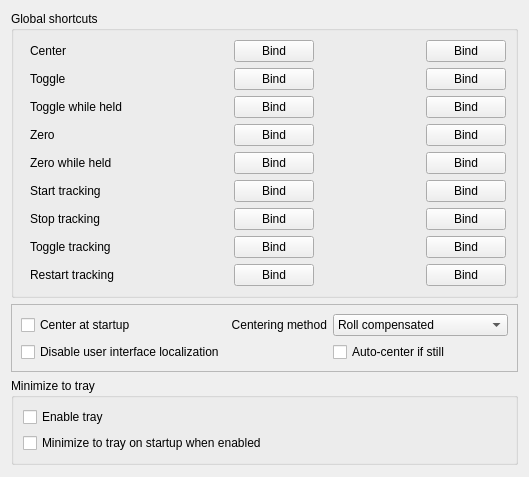
     <widget class="QWidget" name="tab">
      <attribute name="title">
       <string>Shortcuts</string>
      </attribute>
      <layout class="QVBoxLayout" name="verticalLayout">
       <item alignment="Qt::AlignmentFlag::AlignTop">
        <widget class="QGroupBox" name="groupBox">
         <property name="title">
          <string>Global shortcuts</string>
         </property>
         <layout class="QGridLayout" name="gridLayout_8">
          <property name="leftMargin">
           <number>16</number>
          </property>
          <item row="1" column="1">
           <widget class="QLabel" name="toggle_text">
            <property name="sizePolicy">
             <sizepolicy hsizetype="Minimum" vsizetype="Maximum">
              <horstretch>255</horstretch>
              <verstretch>0</verstretch>
             </sizepolicy>
            </property>
            <property name="minimumSize">
             <size>
              <width>100</width>
              <height>0</height>
             </size>
            </property>
            <property name="text">
             <string/>
            </property>
           </widget>
          </item>
          <item row="0" column="0">
           <widget class="QLabel" name="_textLabel2_3">
            <property name="sizePolicy">
             <sizepolicy hsizetype="Maximum" vsizetype="Maximum">
              <horstretch>0</horstretch>
              <verstretch>0</verstretch>
             </sizepolicy>
            </property>
            <property name="cursor">
             <cursorShape>WhatsThisCursor</cursorShape>
            </property>
            <property name="toolTip">
             <string>Use current tracker pose as looking perfectly forward.</string>
            </property>
            <property name="text">
             <string>Center</string>
            </property>
            <property name="wordWrap">
             <bool>false</bool>
            </property>
           </widget>
          </item>
          <item row="7" column="4">
           <widget class="QPushButton" name="bind_toggle_tracking_2">
            <property name="sizePolicy">
             <sizepolicy hsizetype="Maximum" vsizetype="Maximum">
              <horstretch>0</horstretch>
              <verstretch>0</verstretch>
             </sizepolicy>
            </property>
            <property name="text">
             <string>Bind</string>
            </property>
           </widget>
          </item>
          <item row="8" column="3">
           <widget class="QLabel" name="restart_tracking_text_2">
            <property name="sizePolicy">
             <sizepolicy hsizetype="Minimum" vsizetype="Maximum">
              <horstretch>255</horstretch>
              <verstretch>0</verstretch>
             </sizepolicy>
            </property>
            <property name="minimumSize">
             <size>
              <width>100</width>
              <height>0</height>
             </size>
            </property>
            <property name="text">
             <string/>
            </property>
           </widget>
          </item>
          <item row="8" column="4">
           <widget class="QPushButton" name="bind_restart_tracking_2">
            <property name="sizePolicy">
             <sizepolicy hsizetype="Maximum" vsizetype="Maximum">
              <horstretch>0</horstretch>
              <verstretch>0</verstretch>
             </sizepolicy>
            </property>
            <property name="text">
             <string>Bind</string>
            </property>
           </widget>
          </item>
          <item row="5" column="0">
           <widget class="QLabel" name="_textLabel2_7">
            <property name="sizePolicy">
             <sizepolicy hsizetype="Maximum" vsizetype="Maximum">
              <horstretch>0</horstretch>
              <verstretch>0</verstretch>
             </sizepolicy>
            </property>
            <property name="text">
             <string>Start tracking</string>
            </property>
            <property name="wordWrap">
             <bool>false</bool>
            </property>
           </widget>
          </item>
          <item row="6" column="2">
           <widget class="QPushButton" name="bind_stop">
            <property name="sizePolicy">
             <sizepolicy hsizetype="Maximum" vsizetype="Maximum">
              <horstretch>0</horstretch>
              <verstretch>0</verstretch>
             </sizepolicy>
            </property>
            <property name="text">
             <string>Bind</string>
            </property>
           </widget>
          </item>
          <item row="7" column="1">
           <widget class="QLabel" name="toggle_tracking_text">
            <property name="sizePolicy">
             <sizepolicy hsizetype="Minimum" vsizetype="Maximum">
              <horstretch>255</horstretch>
              <verstretch>0</verstretch>
             </sizepolicy>
            </property>
            <property name="minimumSize">
             <size>
              <width>100</width>
              <height>0</height>
             </size>
            </property>
            <property name="text">
             <string/>
            </property>
           </widget>
          </item>
          <item row="0" column="1">
           <widget class="QLabel" name="center_text">
            <property name="sizePolicy">
             <sizepolicy hsizetype="Minimum" vsizetype="Maximum">
              <horstretch>255</horstretch>
              <verstretch>0</verstretch>
             </sizepolicy>
            </property>
            <property name="minimumSize">
             <size>
              <width>100</width>
              <height>0</height>
             </size>
            </property>
            <property name="text">
             <string/>
            </property>
           </widget>
          </item>
          <item row="6" column="0">
           <widget class="QLabel" name="_textLabel2_8">
            <property name="sizePolicy">
             <sizepolicy hsizetype="Maximum" vsizetype="Maximum">
              <horstretch>0</horstretch>
              <verstretch>0</verstretch>
             </sizepolicy>
            </property>
            <property name="text">
             <string>Stop tracking</string>
            </property>
            <property name="wordWrap">
             <bool>false</bool>
            </property>
           </widget>
          </item>
          <item row="3" column="1">
           <widget class="QLabel" name="zero_text">
            <property name="sizePolicy">
             <sizepolicy hsizetype="Minimum" vsizetype="Maximum">
              <horstretch>255</horstretch>
              <verstretch>0</verstretch>
             </sizepolicy>
            </property>
            <property name="minimumSize">
             <size>
              <width>100</width>
              <height>0</height>
             </size>
            </property>
            <property name="text">
             <string/>
            </property>
           </widget>
          </item>
          <item row="3" column="0">
           <widget class="QLabel" name="_textLabel2_6">
            <property name="sizePolicy">
             <sizepolicy hsizetype="Maximum" vsizetype="Maximum">
              <horstretch>0</horstretch>
              <verstretch>0</verstretch>
             </sizepolicy>
            </property>
            <property name="cursor">
             <cursorShape>WhatsThisCursor</cursorShape>
            </property>
            <property name="toolTip">
             <string>Keep looking forward until next zero keypress.</string>
            </property>
            <property name="text">
             <string>Zero</string>
            </property>
            <property name="wordWrap">
             <bool>false</bool>
            </property>
           </widget>
          </item>
          <item row="1" column="0">
           <widget class="QLabel" name="_textLabel2_5">
            <property name="sizePolicy">
             <sizepolicy hsizetype="Maximum" vsizetype="Maximum">
              <horstretch>0</horstretch>
              <verstretch>0</verstretch>
             </sizepolicy>
            </property>
            <property name="cursor">
             <cursorShape>WhatsThisCursor</cursorShape>
            </property>
            <property name="toolTip">
             <string>Freeze the position returned by the tracker while this mode is active.</string>
            </property>
            <property name="text">
             <string>Toggle</string>
            </property>
            <property name="wordWrap">
             <bool>false</bool>
            </property>
           </widget>
          </item>
          <item row="4" column="0">
           <widget class="QLabel" name="_label_28">
            <property name="sizePolicy">
             <sizepolicy hsizetype="Maximum" vsizetype="Maximum">
              <horstretch>0</horstretch>
              <verstretch>0</verstretch>
             </sizepolicy>
            </property>
            <property name="cursor">
             <cursorShape>WhatsThisCursor</cursorShape>
            </property>
            <property name="toolTip">
             <string>Keep looking forward while the key is pressed.</string>
            </property>
            <property name="text">
             <string>Zero while held</string>
            </property>
           </widget>
          </item>
          <item row="0" column="2">
           <widget class="QPushButton" name="bind_center">
            <property name="sizePolicy">
             <sizepolicy hsizetype="Maximum" vsizetype="Maximum">
              <horstretch>0</horstretch>
              <verstretch>0</verstretch>
             </sizepolicy>
            </property>
            <property name="text">
             <string>Bind</string>
            </property>
           </widget>
          </item>
          <item row="2" column="1">
           <widget class="QLabel" name="toggle_held_text">
            <property name="sizePolicy">
             <sizepolicy hsizetype="Minimum" vsizetype="Maximum">
              <horstretch>255</horstretch>
              <verstretch>0</verstretch>
             </sizepolicy>
            </property>
            <property name="minimumSize">
             <size>
              <width>100</width>
              <height>0</height>
             </size>
            </property>
            <property name="text">
             <string/>
            </property>
           </widget>
          </item>
          <item row="4" column="1">
           <widget class="QLabel" name="zero_held_text">
            <property name="sizePolicy">
             <sizepolicy hsizetype="Minimum" vsizetype="Maximum">
              <horstretch>255</horstretch>
              <verstretch>0</verstretch>
             </sizepolicy>
            </property>
            <property name="minimumSize">
             <size>
              <width>100</width>
              <height>0</height>
             </size>
            </property>
            <property name="text">
             <string/>
            </property>
           </widget>
          </item>
          <item row="2" column="2">
           <widget class="QPushButton" name="bind_toggle_held">
            <property name="sizePolicy">
             <sizepolicy hsizetype="Maximum" vsizetype="Maximum">
              <horstretch>0</horstretch>
              <verstretch>0</verstretch>
             </sizepolicy>
            </property>
            <property name="text">
             <string>Bind</string>
            </property>
           </widget>
          </item>
          <item row="4" column="2">
           <widget class="QPushButton" name="bind_zero_held">
            <property name="sizePolicy">
             <sizepolicy hsizetype="Maximum" vsizetype="Maximum">
              <horstretch>0</horstretch>
              <verstretch>0</verstretch>
             </sizepolicy>
            </property>
            <property name="text">
             <string>Bind</string>
            </property>
           </widget>
          </item>
          <item row="8" column="0">
           <widget class="QLabel" name="_textLabel2_10">
            <property name="sizePolicy">
             <sizepolicy hsizetype="Maximum" vsizetype="Maximum">
              <horstretch>0</horstretch>
              <verstretch>0</verstretch>
             </sizepolicy>
            </property>
            <property name="text">
             <string>Restart tracking</string>
            </property>
            <property name="wordWrap">
             <bool>false</bool>
            </property>
           </widget>
          </item>
          <item row="8" column="1">
           <widget class="QLabel" name="restart_tracking_text">
            <property name="sizePolicy">
             <sizepolicy hsizetype="Minimum" vsizetype="Maximum">
              <horstretch>255</horstretch>
              <verstretch>0</verstretch>
             </sizepolicy>
            </property>
            <property name="minimumSize">
             <size>
              <width>100</width>
              <height>0</height>
             </size>
            </property>
            <property name="text">
             <string/>
            </property>
           </widget>
          </item>
          <item row="2" column="0">
           <widget class="QLabel" name="_label_27">
            <property name="sizePolicy">
             <sizepolicy hsizetype="Maximum" vsizetype="Maximum">
              <horstretch>0</horstretch>
              <verstretch>0</verstretch>
             </sizepolicy>
            </property>
            <property name="cursor">
             <cursorShape>WhatsThisCursor</cursorShape>
            </property>
            <property name="toolTip">
             <string>Freeze the pose like Toggle, except only while they key is still pressed.</string>
            </property>
            <property name="text">
             <string>Toggle while held</string>
            </property>
           </widget>
          </item>
          <item row="8" column="2">
           <widget class="QPushButton" name="bind_restart_tracking">
            <property name="sizePolicy">
             <sizepolicy hsizetype="Maximum" vsizetype="Maximum">
              <horstretch>0</horstretch>
              <verstretch>0</verstretch>
             </sizepolicy>
            </property>
            <property name="text">
             <string>Bind</string>
            </property>
           </widget>
          </item>
          <item row="7" column="2">
           <widget class="QPushButton" name="bind_toggle_tracking">
            <property name="sizePolicy">
             <sizepolicy hsizetype="Maximum" vsizetype="Maximum">
              <horstretch>0</horstretch>
              <verstretch>0</verstretch>
             </sizepolicy>
            </property>
            <property name="text">
             <string>Bind</string>
            </property>
           </widget>
          </item>
          <item row="7" column="0">
           <widget class="QLabel" name="_textLabel2_9">
            <property name="sizePolicy">
             <sizepolicy hsizetype="Maximum" vsizetype="Maximum">
              <horstretch>0</horstretch>
              <verstretch>0</verstretch>
             </sizepolicy>
            </property>
            <property name="text">
             <string>Toggle tracking</string>
            </property>
            <property name="wordWrap">
             <bool>false</bool>
            </property>
           </widget>
          </item>
          <item row="5" column="2">
           <widget class="QPushButton" name="bind_start">
            <property name="sizePolicy">
             <sizepolicy hsizetype="Maximum" vsizetype="Maximum">
              <horstretch>0</horstretch>
              <verstretch>0</verstretch>
             </sizepolicy>
            </property>
            <property name="text">
             <string>Bind</string>
            </property>
           </widget>
          </item>
          <item row="1" column="2">
           <widget class="QPushButton" name="bind_toggle">
            <property name="sizePolicy">
             <sizepolicy hsizetype="Maximum" vsizetype="Maximum">
              <horstretch>0</horstretch>
              <verstretch>0</verstretch>
             </sizepolicy>
            </property>
            <property name="text">
             <string>Bind</string>
            </property>
           </widget>
          </item>
          <item row="5" column="1">
           <widget class="QLabel" name="start_tracking_text">
            <property name="sizePolicy">
             <sizepolicy hsizetype="Minimum" vsizetype="Maximum">
              <horstretch>255</horstretch>
              <verstretch>0</verstretch>
             </sizepolicy>
            </property>
            <property name="minimumSize">
             <size>
              <width>100</width>
              <height>0</height>
             </size>
            </property>
            <property name="text">
             <string/>
            </property>
           </widget>
          </item>
          <item row="6" column="1">
           <widget class="QLabel" name="stop_tracking_text">
            <property name="sizePolicy">
             <sizepolicy hsizetype="Minimum" vsizetype="Maximum">
              <horstretch>255</horstretch>
              <verstretch>0</verstretch>
             </sizepolicy>
            </property>
            <property name="minimumSize">
             <size>
              <width>100</width>
              <height>0</height>
             </size>
            </property>
            <property name="text">
             <string/>
            </property>
           </widget>
          </item>
          <item row="1" column="3">
           <widget class="QLabel" name="toggle_text_2">
            <property name="sizePolicy">
             <sizepolicy hsizetype="Minimum" vsizetype="Maximum">
              <horstretch>255</horstretch>
              <verstretch>0</verstretch>
             </sizepolicy>
            </property>
            <property name="minimumSize">
             <size>
              <width>100</width>
              <height>0</height>
             </size>
            </property>
            <property name="text">
             <string/>
            </property>
           </widget>
          </item>
          <item row="1" column="4">
           <widget class="QPushButton" name="bind_toggle_2">
            <property name="sizePolicy">
             <sizepolicy hsizetype="Maximum" vsizetype="Maximum">
              <horstretch>0</horstretch>
              <verstretch>0</verstretch>
             </sizepolicy>
            </property>
            <property name="text">
             <string>Bind</string>
            </property>
           </widget>
          </item>
          <item row="0" column="3">
           <widget class="QLabel" name="center_text_2">
            <property name="sizePolicy">
             <sizepolicy hsizetype="Minimum" vsizetype="Maximum">
              <horstretch>255</horstretch>
              <verstretch>0</verstretch>
             </sizepolicy>
            </property>
            <property name="minimumSize">
             <size>
              <width>100</width>
              <height>0</height>
             </size>
            </property>
            <property name="text">
             <string/>
            </property>
           </widget>
          </item>
          <item row="0" column="4">
           <widget class="QPushButton" name="bind_center_2">
            <property name="sizePolicy">
             <sizepolicy hsizetype="Maximum" vsizetype="Maximum">
              <horstretch>0</horstretch>
              <verstretch>0</verstretch>
             </sizepolicy>
            </property>
            <property name="text">
             <string>Bind</string>
            </property>
           </widget>
          </item>
          <item row="2" column="4">
           <widget class="QPushButton" name="bind_toggle_held_2">
            <property name="sizePolicy">
             <sizepolicy hsizetype="Maximum" vsizetype="Maximum">
              <horstretch>0</horstretch>
              <verstretch>0</verstretch>
             </sizepolicy>
            </property>
            <property name="text">
             <string>Bind</string>
            </property>
           </widget>
          </item>
          <item row="3" column="2">
           <widget class="QPushButton" name="bind_zero">
            <property name="sizePolicy">
             <sizepolicy hsizetype="Maximum" vsizetype="Maximum">
              <horstretch>0</horstretch>
              <verstretch>0</verstretch>
             </sizepolicy>
            </property>
            <property name="text">
             <string>Bind</string>
            </property>
           </widget>
          </item>
          <item row="2" column="3">
           <widget class="QLabel" name="toggle_held_text_2">
            <property name="sizePolicy">
             <sizepolicy hsizetype="Minimum" vsizetype="Maximum">
              <horstretch>255</horstretch>
              <verstretch>0</verstretch>
             </sizepolicy>
            </property>
            <property name="minimumSize">
             <size>
              <width>100</width>
              <height>0</height>
             </size>
            </property>
            <property name="text">
             <string/>
            </property>
           </widget>
          </item>
          <item row="3" column="4">
           <widget class="QPushButton" name="bind_zero_2">
            <property name="sizePolicy">
             <sizepolicy hsizetype="Maximum" vsizetype="Maximum">
              <horstretch>0</horstretch>
              <verstretch>0</verstretch>
             </sizepolicy>
            </property>
            <property name="text">
             <string>Bind</string>
            </property>
           </widget>
          </item>
          <item row="4" column="3">
           <widget class="QLabel" name="zero_held_text_2">
            <property name="sizePolicy">
             <sizepolicy hsizetype="Minimum" vsizetype="Maximum">
              <horstretch>255</horstretch>
              <verstretch>0</verstretch>
             </sizepolicy>
            </property>
            <property name="minimumSize">
             <size>
              <width>100</width>
              <height>0</height>
             </size>
            </property>
            <property name="text">
             <string/>
            </property>
           </widget>
          </item>
          <item row="5" column="3">
           <widget class="QLabel" name="start_tracking_text_2">
            <property name="sizePolicy">
             <sizepolicy hsizetype="Minimum" vsizetype="Maximum">
              <horstretch>255</horstretch>
              <verstretch>0</verstretch>
             </sizepolicy>
            </property>
            <property name="minimumSize">
             <size>
              <width>100</width>
              <height>0</height>
             </size>
            </property>
            <property name="text">
             <string/>
            </property>
           </widget>
          </item>
          <item row="3" column="3">
           <widget class="QLabel" name="zero_text_2">
            <property name="sizePolicy">
             <sizepolicy hsizetype="Minimum" vsizetype="Maximum">
              <horstretch>255</horstretch>
              <verstretch>0</verstretch>
             </sizepolicy>
            </property>
            <property name="minimumSize">
             <size>
              <width>100</width>
              <height>0</height>
             </size>
            </property>
            <property name="text">
             <string/>
            </property>
           </widget>
          </item>
          <item row="4" column="4">
           <widget class="QPushButton" name="bind_zero_held_2">
            <property name="sizePolicy">
             <sizepolicy hsizetype="Maximum" vsizetype="Maximum">
              <horstretch>0</horstretch>
              <verstretch>0</verstretch>
             </sizepolicy>
            </property>
            <property name="text">
             <string>Bind</string>
            </property>
           </widget>
          </item>
          <item row="6" column="3">
           <widget class="QLabel" name="stop_tracking_text_2">
            <property name="sizePolicy">
             <sizepolicy hsizetype="Minimum" vsizetype="Maximum">
              <horstretch>255</horstretch>
              <verstretch>0</verstretch>
             </sizepolicy>
            </property>
            <property name="minimumSize">
             <size>
              <width>100</width>
              <height>0</height>
             </size>
            </property>
            <property name="text">
             <string/>
            </property>
           </widget>
          </item>
          <item row="7" column="3">
           <widget class="QLabel" name="toggle_tracking_text_2">
            <property name="sizePolicy">
             <sizepolicy hsizetype="Minimum" vsizetype="Maximum">
              <horstretch>255</horstretch>
              <verstretch>0</verstretch>
             </sizepolicy>
            </property>
            <property name="minimumSize">
             <size>
              <width>100</width>
              <height>0</height>
             </size>
            </property>
            <property name="text">
             <string/>
            </property>
           </widget>
          </item>
          <item row="6" column="4">
           <widget class="QPushButton" name="bind_stop_2">
            <property name="sizePolicy">
             <sizepolicy hsizetype="Maximum" vsizetype="Maximum">
              <horstretch>0</horstretch>
              <verstretch>0</verstretch>
             </sizepolicy>
            </property>
            <property name="text">
             <string>Bind</string>
            </property>
           </widget>
          </item>
          <item row="5" column="4">
           <widget class="QPushButton" name="bind_start_2">
            <property name="sizePolicy">
             <sizepolicy hsizetype="Maximum" vsizetype="Maximum">
              <horstretch>0</horstretch>
              <verstretch>0</verstretch>
             </sizepolicy>
            </property>
            <property name="text">
             <string>Bind</string>
            </property>
           </widget>
          </item>
         </layout>
        </widget>
       </item>
       <item>
        <widget class="QFrame" name="frame_5">
         <property name="sizePolicy">
          <sizepolicy hsizetype="Minimum" vsizetype="Maximum">
           <horstretch>0</horstretch>
           <verstretch>0</verstretch>
          </sizepolicy>
         </property>
         <property name="frameShape">
          <enum>QFrame::Shape::StyledPanel</enum>
         </property>
         <property name="frameShadow">
          <enum>QFrame::Shadow::Sunken</enum>
         </property>
         <layout class="QGridLayout" name="gridLayout_2">
          <item row="1" column="0">
           <widget class="QCheckBox" name="disable_translation">
            <property name="sizePolicy">
             <sizepolicy hsizetype="Maximum" vsizetype="Maximum">
              <horstretch>0</horstretch>
              <verstretch>0</verstretch>
             </sizepolicy>
            </property>
            <property name="text">
             <string>Disable user interface localization</string>
            </property>
           </widget>
          </item>
          <item row="0" column="1">
           <widget class="QLabel" name="label_18">
            <property name="text">
             <string>Centering method</string>
            </property>
            <property name="alignment">
             <set>Qt::AlignmentFlag::AlignRight|Qt::AlignmentFlag::AlignTrailing|Qt::AlignmentFlag::AlignVCenter</set>
            </property>
           </widget>
          </item>
          <item row="0" column="0">
           <widget class="QCheckBox" name="center_at_startup">
            <property name="sizePolicy">
             <sizepolicy hsizetype="Minimum" vsizetype="Maximum">
              <horstretch>0</horstretch>
              <verstretch>0</verstretch>
             </sizepolicy>
            </property>
            <property name="text">
             <string>Center at startup</string>
            </property>
           </widget>
          </item>
          <item row="1" column="2">
           <widget class="QCheckBox" name="auto_center">
            <property name="sizePolicy">
             <sizepolicy hsizetype="Minimum" vsizetype="Maximum">
              <horstretch>0</horstretch>
              <verstretch>0</verstretch>
             </sizepolicy>
            </property>
            <property name="text">
             <string>Auto-center if still</string>
            </property>
           </widget>
          </item>
          <item row="1" column="1">
           <widget class="QLabel" name="label_29">
            <property name="text">
             <string/>
            </property>
            <property name="pixmap">
             <pixmap resource="opentrack-res.qrc">:/images/english.png</pixmap>
            </property>
           </widget>
          </item>
          <item row="0" column="2">
           <widget class="QComboBox" name="cbox_centering">
            <property name="sizePolicy">
             <sizepolicy hsizetype="Preferred" vsizetype="Maximum">
              <horstretch>4</horstretch>
              <verstretch>0</verstretch>
             </sizepolicy>
            </property>
            <property name="currentIndex">
             <number>3</number>
            </property>
            <item>
             <property name="text">
              <string>Disabled</string>
             </property>
            </item>
            <item>
             <property name="text">
              <string>Point</string>
             </property>
            </item>
            <item>
             <property name="text">
              <string>Wireless VR 360</string>
             </property>
            </item>
            <item>
             <property name="text">
              <string>Roll compensated</string>
             </property>
            </item>
           </widget>
          </item>
         </layout>
        </widget>
       </item>
       <item>
        <widget class="QGroupBox" name="groupBox_11">
         <property name="sizePolicy">
          <sizepolicy hsizetype="Minimum" vsizetype="Maximum">
           <horstretch>0</horstretch>
           <verstretch>0</verstretch>
          </sizepolicy>
         </property>
         <property name="title">
          <string>Minimize to tray</string>
         </property>
         <property name="alignment">
          <set>Qt::AlignmentFlag::AlignLeading|Qt::AlignmentFlag::AlignLeft|Qt::AlignmentFlag::AlignTop</set>
         </property>
         <layout class="QVBoxLayout" name="verticalLayout_3">
          <property name="bottomMargin">
           <number>9</number>
          </property>
          <item>
           <widget class="QCheckBox" name="trayp">
            <property name="sizePolicy">
             <sizepolicy hsizetype="Minimum" vsizetype="Preferred">
              <horstretch>0</horstretch>
              <verstretch>0</verstretch>
             </sizepolicy>
            </property>
            <property name="text">
             <string>Enable tray</string>
            </property>
           </widget>
          </item>
          <item>
           <widget class="QCheckBox" name="tray_start">
            <property name="sizePolicy">
             <sizepolicy hsizetype="Minimum" vsizetype="Preferred">
              <horstretch>0</horstretch>
              <verstretch>0</verstretch>
             </sizepolicy>
            </property>
            <property name="text">
             <string>Minimize to tray on startup when enabled</string>
            </property>
           </widget>
          </item>
         </layout>
        </widget>
       </item>
       <item>
        <spacer name="verticalSpacer_2">
         <property name="orientation">
          <enum>Qt::Orientation::Vertical</enum>
         </property>
         <property name="sizeHint" stdset="0">
          <size>
           <width>20</width>
           <height>1</height>
          </size>
         </property>
        </spacer>
       </item>
      </layout>
     </widget>
